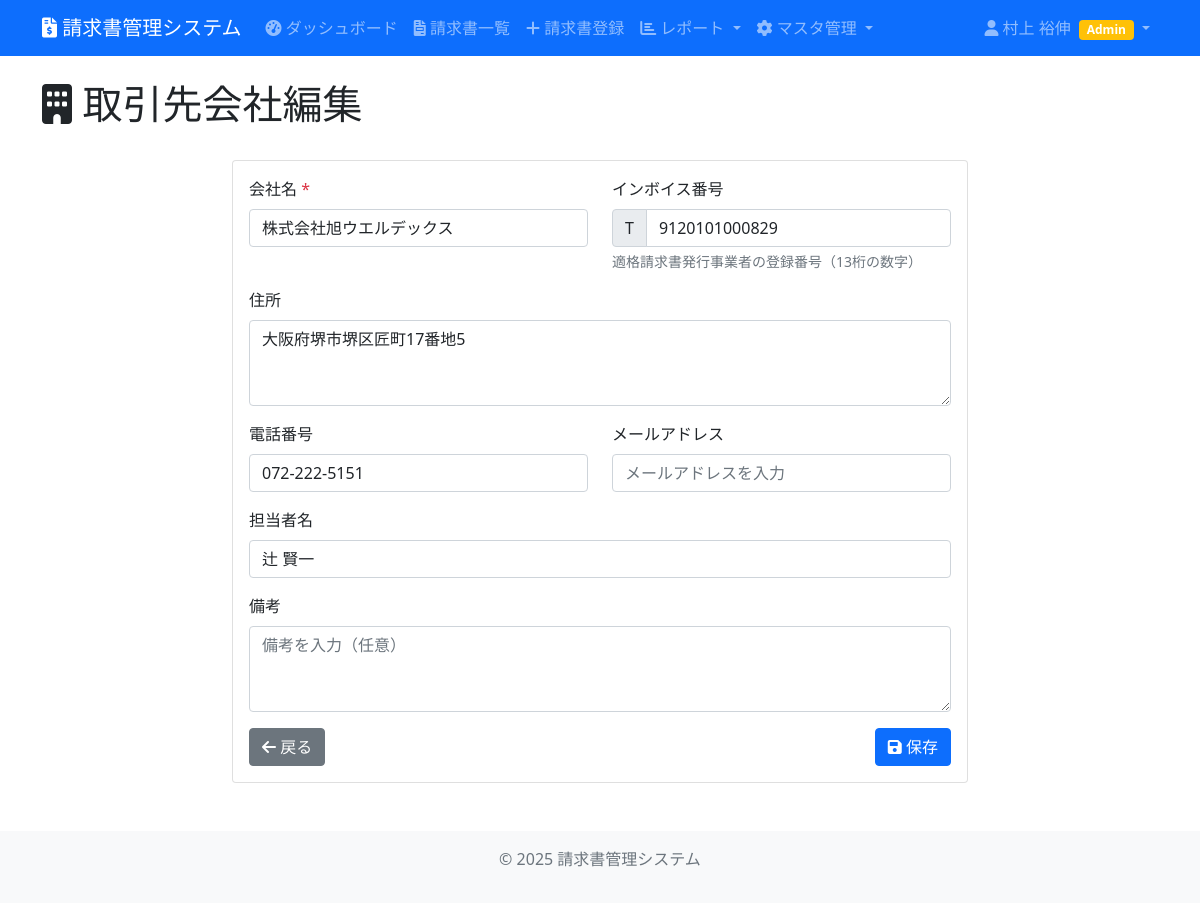
Screenshot of /main/companies/1/edit/ (signed in) with the database file from the repository.
### invoice_management/models.py (models this page shows, shortened)
class Company(models.Model):
    code = models.CharField(max_length=20, unique=True, verbose_name="会社コード", blank=True)
    name = models.CharField(max_length=255, verbose_name="会社名")
    invoice_number = models.CharField(max_length=100, blank=True, verbose_name="インボイス番号")
    address = models.TextField(blank=True, verbose_name="住所")
    phone = models.CharField(max_length=20, blank=True, verbose_name="電話番号")
    email = models.EmailField(blank=True, verbose_name="メールアドレス")
    contact_person = models.CharField(max_length=100, blank=True, verbose_name="担当者名")
    remarks = models.TextField(blank=True, verbose_name="備考")
    created_at = models.DateTimeField(auto_now_add=True, verbose_name="作成日時")
    updated_at = models.DateTimeField(auto_now=True, verbose_name="更新日時")
    class Meta:
        verbose_name = "取引先会社"
        verbose_name_plural = "取引先会社"

### invoice_management/views.py (the view)
# urls.py: path('companies/<int:pk>/edit/', views.company_edit, name='company_edit'),
@login_required
def company_edit(request, pk):
    company = get_object_or_404(Company, pk=pk)
    if request.method == 'POST':
        form = CompanyForm(request.POST, instance=company)
        if form.is_valid():
            form.save()
            messages.success(request, '取引先会社を更新しました。')
            return redirect('company_list')
    else:
        form = CompanyForm(instance=company)
    return render(request, 'invoice_management/company_form.html', {
        'form': form,
        'title': '取引先会社編集',
        'company': company
    })

### invoice_management/forms.py (shortened to what this page needs)
class CompanyForm(forms.ModelForm):
    class Meta:
        model = Company
        fields = ['name', 'invoice_number', 'address', 'phone', 'email', 'contact_person', 'remarks']
        widgets = {
            'name': forms.TextInput(attrs={'class': 'form-control', 'placeholder': '会社名を入力'}),
            'invoice_number': forms.TextInput(attrs={
                'class': 'form-control',
                'placeholder': '13桁の数字を入力（任意）',
                'maxlength': '13',
                'pattern': '[0-9]{13}',
                'id': 'invoice_number_input'
            }),
            'address': forms.Textarea(attrs={'class': 'form-control', 'rows': 3, 'placeholder': '住所を入力'}),
            'phone': forms.TextInput(attrs={'class': 'form-control', 'placeholder': '電話番号を入力'}),
            'email': forms.EmailInput(attrs={'class': 'form-control', 'placeholder': 'メールアドレスを入力'}),
            'contact_person': forms.TextInput(attrs={'class': 'form-control', 'placeholder': '担当者名を入力'}),
            'remarks': forms.Textarea(attrs={'class': 'form-control', 'rows': 3, 'placeholder': '備考を入力（任意）'}),
        }

### invoice_management/templatetags/invoice_extras.py (called while the page is built)
@register.filter
def japanese_full_name(user):
    if user.last_name and user.first_name:
        return f"{user.last_name} {user.first_name}"
    elif user.last_name:
        return user.last_name
    elif user.first_name:
        return user.first_name
    else:
        return user.username

### invoice_management/templates/invoice_management/company_form.html (shortened to what this page needs)
{% extends 'invoice_management/base.html' %}
{% block content %}
<div class="row mb-4">
    <div class="col">
        <h1><i class="fas fa-building"></i> {{ title }}</h1>
    </div>
</div>
<div class="row justify-content-center">
    <div class="col-md-8">
        <div class="card">
            <div class="card-body">
                <form method="post">
                    <div class="row">
                        <div class="col-md-6">
                            <div class="mb-3">
                                <label for="{{ form.name.id_for_label }}" class="form-label">
                                    会社名 <span class="text-danger">*</span>
                                </label>
                                {{ form.name }}
                            </div>
                        </div>
                        <div class="col-md-6">
                            <div class="mb-3">
                                <label for="{{ form.invoice_number.id_for_label }}" class="form-label">
                                    インボイス番号
                                </label>
                                <div class="input-group">
                                    <span class="input-group-text">T</span>
                                    {{ form.invoice_number }}
                                </div>
                                <div class="form-text">適格請求書発行事業者の登録番号（13桁の数字）</div>
                            </div>
                        </div>
                    </div>
                    <div class="mb-3">
                        <label for="{{ form.address.id_for_label }}" class="form-label">
                            住所
                        </label>
                        {{ form.address }}
                    </div>
                    <div class="row">
                        <div class="col-md-6">
                            <div class="mb-3">
                                <label for="{{ form.phone.id_for_label }}" class="form-label">
                                    電話番号
                                </label>
                                {{ form.phone }}
                            </div>
                        </div>
                        <div class="col-md-6">
                            <div class="mb-3">
                                <label for="{{ form.email.id_for_label }}" class="form-label">
                                    メールアドレス
                                </label>
                                {{ form.email }}
                            </div>
                        </div>
                    </div>
                    <div class="mb-3">
                        <label for="{{ form.contact_person.id_for_label }}" class="form-label">
                            担当者名
                        </label>
                        {{ form.contact_person }}
                    </div>
                    <div class="mb-3">
                        <label for="{{ form.remarks.id_for_label }}" class="form-label">
                            備考
                        </label>
                        {{ form.remarks }}
                    </div>
                    <div class="d-flex justify-content-between">
                        <a href="{% url 'company_list' %}" class="btn btn-secondary">
                            <i class="fas fa-arrow-left"></i> 戻る
                        </a>
                        <button type="submit" class="btn btn-primary">
                            <i class="fas fa-save"></i> 保存
                        </button>
                    </div>
                </form>
            </div>
        </div>
    </div>
</div>
{% endblock %}

### invoice_management/templates/invoice_management/base.html (shortened to what this page needs)
{% load invoice_extras %}
<!DOCTYPE html>
<html lang="ja">
<head>
    <link href="https://cdn.jsdelivr.net/npm/bootstrap@5.1.3/dist/css/bootstrap.min.css" rel="stylesheet">
    <link href="https://cdnjs.cloudflare.com/ajax/libs/font-awesome/6.0.0/css/all.min.css" rel="stylesheet">
</head>
<body>
    <nav class="navbar navbar-expand-lg navbar-dark bg-primary">
        <div class="container">
            <a class="navbar-brand" href="{% url 'dashboard' %}">
                <i class="fas fa-file-invoice-dollar"></i>
                請求書管理システム
            </a>
            <div class="collapse navbar-collapse" id="navbarNav">
                <ul class="navbar-nav me-auto">
                    {% if user.is_authenticated %}
                        <li class="nav-item">
                            <a class="nav-link" href="{% url 'dashboard' %}">
                                <i class="fas fa-tachometer-alt"></i> ダッシュボード
                            </a>
                        </li>
                        <li class="nav-item">
                            <a class="nav-link" href="{% url 'invoice_list' %}">
                                <i class="fas fa-file-invoice"></i> 請求書一覧
                            </a>
                        </li>
                        <li class="nav-item">
                            <a class="nav-link" href="{% url 'invoice_add' %}">
                                <i class="fas fa-plus"></i> 請求書登録
                            </a>
                        </li>
                        <li class="nav-item dropdown">
                            <a class="nav-link dropdown-toggle" href="#" role="button" data-bs-toggle="dropdown">
                                <i class="fas fa-chart-bar"></i> レポート
                            </a>
                        </li>
                        <li class="nav-item dropdown">
                            <a class="nav-link dropdown-toggle" href="#" role="button" data-bs-toggle="dropdown">
                                <i class="fas fa-cog"></i> マスタ管理
                            </a>
                        </li>
                    {% endif %}
                </ul>
                <ul class="navbar-nav">
                    {% if user.is_authenticated %}
                        <li class="nav-item dropdown">
                            <a class="nav-link dropdown-toggle" href="#" role="button" data-bs-toggle="dropdown">
                                <i class="fas fa-user"></i> {{ user|japanese_full_name }}
                                {% if user.is_superuser %}
                                    <span class="badge bg-danger ms-1">Super</span>
                                {% elif user.is_staff %}
                                    <span class="badge bg-warning ms-1">Admin</span>
                                {% endif %}
                            </a>
                        </li>
                    {% else %}
                        <li class="nav-item">
                            <a class="nav-link" href="{% url 'login' %}">ログイン</a>
                        </li>
                    {% endif %}
                </ul>
            </div>
        </div>
    </nav>
    <main class="container mt-4">
        {% block content %}
        {% endblock %}
    </main>
    <footer class="bg-light text-center text-muted mt-5 py-3">
        <div class="container">
            <p>&copy; 2025 請求書管理システム</p>
        </div>
    </footer>
</body>
</html>

### rows the page displays
Company: name "株式会社旭ウエルデックス", invoice_number "9120101000829", address "大阪府堺市堺区匠町17番地5", phone "072-222-5151", contact_person "辻 賢一"

### other values shown
{{ user|japanese_full_name }} "村上 裕伸"
{{ title }} "取引先会社編集"
